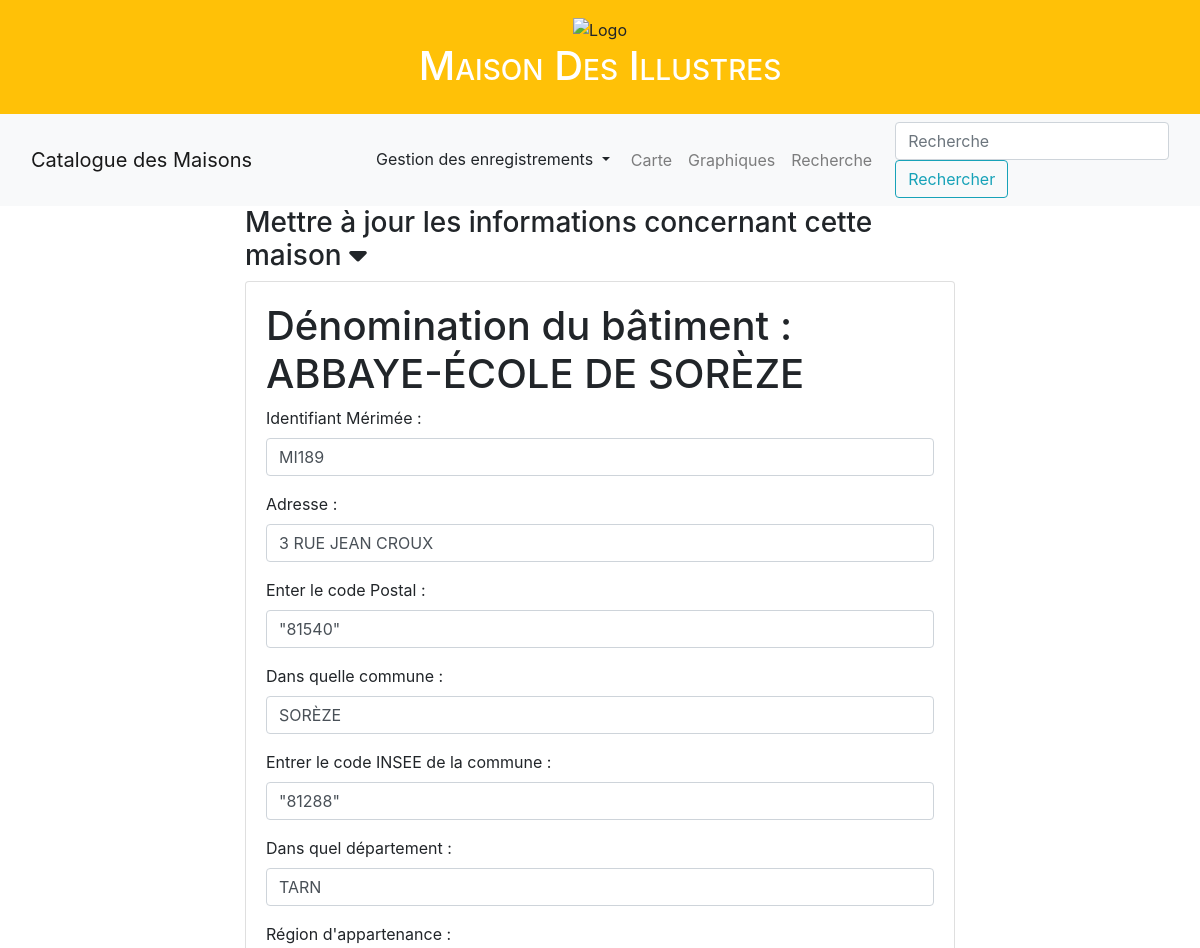
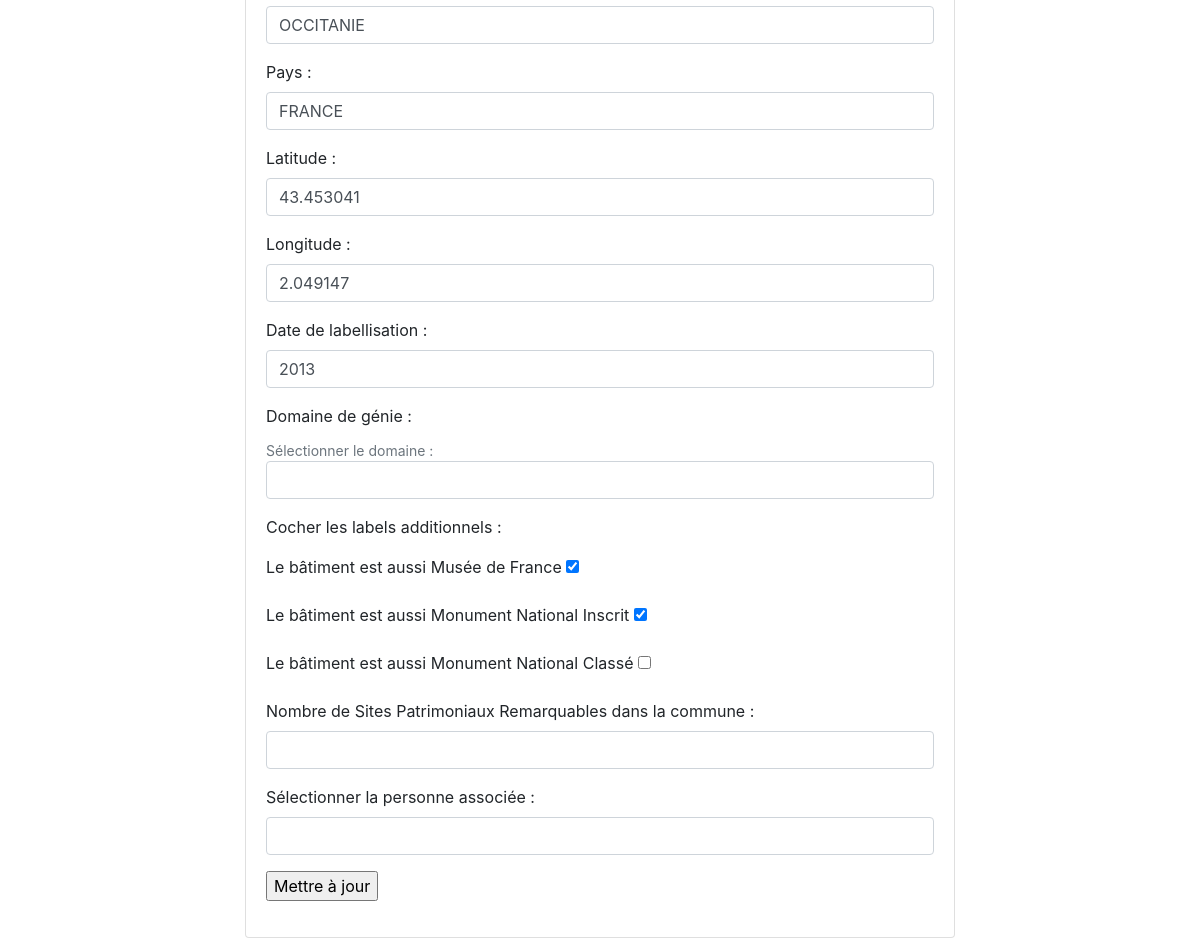
The page /update/maisons/ABBAYE-ÉCOLE DE SORÈZE on the database its author committed (2 pictures, top to bottom).
### appli/app/models/data.py (models this page shows, shortened)
class Maisons(db.Model):
    __tablename__ = "maisons"
    id = db.Column(db.String(500), primary_key=True)
    denomination = db.Column(db.String(45))
    code_postal = db.Column(db.String(5))
    dpmt = db.Column(db.String(45))
    region = db.Column(db.String(45))
    adresse = db.Column(db.String(45))
    commune = db.Column(db.String(45))
    code_INSEE = db.Column(db.String(5))
    pays = db.Column(db.String(45))
    date_label = db.Column(db.Integer)
    latitude = db.Column(db.Float)
    longitude = db.Column(db.Float)
    museeFrance = db.Column(db.Boolean)
    monumentsInscrits = db.Column(db.Boolean)
    monumentsClasses = db.Column(db.Boolean)
    nombreSPR = db.Column(db.Integer, nullable=True)
    type = db.Column(db.Enum(Domaine))
    idWikidata = db.Column(
        db.String(20),
        db.ForeignKey('personnes.idWikidata'))
    @staticmethod
    def get_distinct_regions():
        distinct_regions = db.session.query(Maisons.region.distinct()).all()
        return [region[0] for region in distinct_regions]

### appli/app/routes/update.py (the view)
@app.route("/update/maisons/<string:nom_maison>", methods=['GET', 'POST'])
def update_maisons(nom_maison):
    distinct_regions = Maisons.get_distinct_regions()
    maison= Maisons.query.filter(Maisons.denomination == nom_maison).first()
    personne = Personnes.query.filter(Personnes.idWikidata == str(maison.idWikidata)).first()
    form = UpdateMaisons()
    form.id.data = maison.id
    form.denomination.data = maison.denomination
    form.code_postal.data = maison.code_postal
    form.adresse.data = maison.adresse
    form.commune.data = maison.commune
    form.dpmt.data = maison.dpmt
    form.region.data = maison.region
    form.code_INSEE.data = maison.code_INSEE
    form.pays.data = maison.pays
    form.date_label.data = maison.date_label
    form.latitude.data = maison.latitude
    form.longitude.data = maison.longitude
    form.museeFrance.data = maison.museeFrance
    form.monumentsInscrits.data = maison.monumentsInscrits
    form.monumentsClasses.data = maison.monumentsClasses
    form.nombreSPR.data = maison.nombreSPR
    form.type.data = maison.type.value if maison.type else ''
    form.nomIllustre.data = personne.nomIllustre if personne else ''
    form.nomIllustre.choices = [('','')] + [(personnes.nomIllustre, personnes.nomIllustre) for personnes in Personnes.query.order_by(Personnes.nomIllustre).all()]
    form.region.choices = [('','')] + [(region, region) for region in distinct_regions]
    form.type.choices = [('','')] + [(domaine.value, domaine.value) for domaine in Domaine]
    print("Formulaire est-il valide ?", form.validate_on_submit())
    if not form.validate_on_submit():
       app.logger.error("Erreurs de validation du formulaire : %s", form.errors)
    try:
        if form.validate_on_submit():
            id =  clean_arg(request.form.get("id", None))
            adresse =  clean_arg(request.form.get("adresse", None))
            commune =  clean_arg(request.form.get("commune", None))
            code_postal =  clean_arg(request.form.get("code_postal", None))
            code_INSEE =  clean_arg(request.form.get("code_INSEE", None))
            dpmt =  clean_arg(request.form.get("dpmt", None))
            region =  clean_arg(request.form.get("region", None))
            pays =  clean_arg(request.form.get("pays", None))
            latitude =  clean_arg(request.form.get("latitude", None))
            longitude =  clean_arg(request.form.get("longitude", None))
            date_label =  clean_arg(request.form.get("date_label", None))
            type =  clean_arg(request.form.get("type", None))
            museeFrance =  clean_arg(request.form.get("museeFrance", None))
            monumentsInscrits =  clean_arg(request.form.get("monumentsInscrits", None))
            monumentsClasses =  clean_arg(request.form.get("monumentsClasses", None))
            nombreSPR =  clean_arg(request.form.get("nombreSPR", None))
            nomIllustre = clean_arg(request.form.get("nomIllustre", None))
            if maison:
                print(maison)
                maison.id = id
                maison.adresse = adresse
                maison.commune = commune
                maison.code_postal = code_postal
                maison.code_INSEE = code_INSEE
                maison.dpmt = dpmt
                maison.region = region
                maison.pays = pays
                maison.latitude = latitude
                maison.longitude = longitude
                maison.date_label = date_label
                maison.type = Domaine.obtenir_clef(type)
                maison.museeFrance = True if museeFrance == 'y' else False
                maison.monumentsInscrits = True if monumentsInscrits == 'y' else False
                maison.monumentsClasses = True if monumentsClasses == 'y' else False
                maison.nombreSPR = nombreSPR #if nombreSPR else None
                if nomIllustre is not None:
                    print("je détecte quelque chose")
                    pers_a_lier = Personnes.query.filter(Personnes.nomIllustre == nomIllustre).first()
                    maison.idWikidata = pers_a_lier.idWikidata
                else :
                    print("je ne détecte rien")
                    maison.idWikidata = None
                db.session.commit()
                print("mise à jour effectuée")
                return redirect(url_for('info_maisons', nom_maisons=nom_maison))
            else:
                print("Aucun information sur cette maison.")
    except Exception as e:
        print(f"Une erreur s'est produite : {str(e)}")
        db.session.rollback()
    return render_template("pages/update_maisons.html",
            sous_titre= "Update maisons",
            form=form,
            donnees=maison)

### appli/app/templates/pages/update_maisons.html
{% extends "partials/conteneur.html" %}
{% block body %}
<div class="container">
    <div class="row">
        <div class="col-sm-2"></div>
        <div class="col-sm-8">
            <h3 data-toggle="collapse" data-target="#collapseExample" aria-expanded="false"
                aria-controls="collapseExample">
                Mettre à jour les informations concernant cette maison <i class="fa-solid fa-caret-down"></i>
        </h3>
            <div class="collapse show" id="collapseExample">
                <div class="card card-body">
                    {% include "partials/formulaires/update_maison.html" %}
                </div>
            </div>
        </div>
        <div class="col-sm-2"></div>
    </div>
</div>
{% endblock %}

### appli/app/templates/partials/formulaires/update_maison.html (shortened to what this page needs)
<form action="{{url_for('update_maisons', nom_maison=donnees.denomination)}}" method="POST" name="update_maisons">
{%if donnees%}
    <div>
       <h1>Dénomination du bâtiment :
        {{donnees.denomination}}</h1>
    </div>
    <div class="form-group">
        <label for="id">Identifiant Mérimée : </label>
        {{ form.id(class_="form-control") }}
    </div>
    <div class="form-group">
        <label for="adresse">Adresse : </label>
        {{ form.adresse(class_="form-control") }}
    </div>
    <div class="form-group">
        <label for="code_postal">Enter le code Postal : </label>
        {{ form.code_postal(class_="form-control") }}
    </div>
    <div class="form-group">
        <label for="commune">Dans quelle commune : </label>
        {{ form.commune(class_="form-control") }}
    </div>
    <div class="form-group">
        <label for="code_INSEE">Entrer le code INSEE de la commune : </label>
        {{ form.code_INSEE(class_="form-control") }}
    </div>
    <div class="form-group">
        <label for="dpmt">Dans quel département : </label>
        {{ form.dpmt(class_="form-control") }}
    </div>
    <div class="form-group">
        <label for="region">Région d'appartenance : </label>
        {{ form.region(class_="form-control") }}
    </div>
    <div class="form-group">
        <label for="pays">Pays : </label>
        {{ form.pays(class_="form-control") }}
    </div>
    <div class="form-group">
        <label for="latitude">Latitude : </label>
        {{ form.latitude(class_="form-control") }}
    </div>
    <div class="form-group">
        <label for="longitude">Longitude : </label>
        {{ form.longitude(class_="form-control") }}
    </div>
    <div class="form-group">
        <label for="date_label">Date de labellisation : </label>
        {{ form.date_label(class_="form-control") }}
    </div>
    <div class="form-group">
        <label for="type">Domaine de génie : </label>
        <small id="type" class="form-text text-muted">Sélectionner le domaine : </small>
        {{ form.type(class_="form-control") }}
    </div>
    <div class="form-group">
        <p>Cocher les labels additionnels : </p>
        <label for="musee_france">Le bâtiment est aussi Musée de France </label>
        {{ form.museeFrance() }}
    </div>
    <div class="form-group">
        <label for="monuments_inscrit">Le bâtiment est aussi Monument National Inscrit </label>
        {{ form.monumentsInscrits() }}
    </div>
    <div class="form-group">
        <label for="monuments_classes">Le bâtiment est aussi Monument National Classé </label>
        {{ form.monumentsClasses() }}
    </div>
    <div class="form-group">
        <label for="nombre_SPR">Nombre de Sites Patrimoniaux Remarquables dans la commune : </label>
        {{ form.nombreSPR(class_="form-control") }}
    </div>
    <div class="form-group">
        <label for="nomIllustre">Sélectionner la personne associée : </label>
        {{ form.nomIllustre(class_="form-control") }}
    </div>
    {%endif%}
    <p><input type="submit" value="Mettre à jour"></p>
</form>

### rows shown on the page
Maisons: denomination "ABBAYE-ÉCOLE DE SORÈZE", id "MI189", adresse "3 RUE JEAN CROUX", code_postal "\"81540\"", commune "SORÈZE", code_INSEE "\"81288\"", dpmt "TARN", region "OCCITANIE", pays "FRANCE", latitude "43.453041", longitude "2.049147", date_label "2013", museeFrance "☑", monumentsInscrits "☑"
